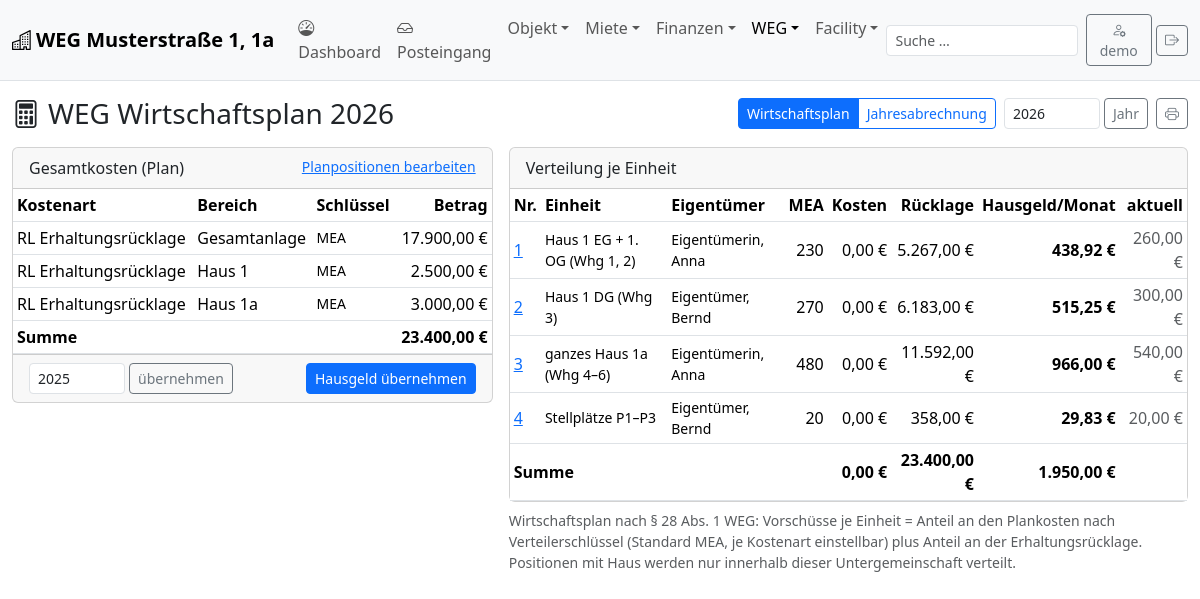
Page /?p=weg (signed in) on the committed database.
### tables this page shows
CREATE TABLE IF NOT EXISTS property (
  id INT AUTO_INCREMENT PRIMARY KEY,
  name VARCHAR(120) NOT NULL,
  street VARCHAR(120), zip VARCHAR(10), city VARCHAR(80),
  parcel VARCHAR(80),
  land_area DECIMAL(10,2),
  note TEXT
);

CREATE TABLE IF NOT EXISTS weg_unit (
  id INT AUTO_INCREMENT PRIMARY KEY,
  property_id INT NOT NULL,
  no VARCHAR(10) NOT NULL,
  kind ENUM('apartment','whole_house','parking','garage','other') NOT NULL DEFAULT 'apartment',
  building_id INT NULL,              
  mea DECIMAL(8,3) NOT NULL DEFAULT 0,
  mea_base DECIMAL(8,3) NOT NULL DEFAULT 1000,
  description VARCHAR(255),
  owner_id INT NULL,
  hausgeld_monthly DECIMAL(10,2) NOT NULL DEFAULT 0,
  reserve_monthly DECIMAL(10,2) NOT NULL DEFAULT 0,
  grundbuch VARCHAR(120),
  note TEXT,
  UNIQUE KEY (property_id, no),
  FOREIGN KEY (property_id) REFERENCES property(id),
  FOREIGN KEY (building_id) REFERENCES building(id),
  FOREIGN KEY (owner_id) REFERENCES person(id)
);

### public/index.php (called while the page is built, shortened)
<?php
require __DIR__ . '/../lib/core.php';
require __DIR__ . '/../lib/layout.php';
require __DIR__ . '/../lib/calc.php';
$p = preg_replace('/[^a-z_]/', '', $_GET['p'] ?? 'dashboard');
$file = __DIR__ . "/../pages/$p.php";
try {
    require $file;
} catch (PDOException $e) {
    error_log('hv: ' . $e->getMessage());
    if (!headers_sent()) page_head('Fehler');
    echo '<div class="alert alert-danger"><b>Datenbankfehler:</b> ' . h($e->getMessage()) . '</div>';
    page_foot();
}

### lib/core.php (called while the page is built, shortened)
<?php
function db(): PDO {
    static $pdo = null;
    if ($pdo === null) {
        $ini = parse_ini_file(APP_ROOT . '/data/my.cnf', true, INI_SCANNER_RAW);
        $c = $ini['client'];
        $pdo = new PDO('mysql:host=localhost;dbname=' . $c['database'] . ';charset=utf8mb4', $c['user'], $c['password'], [
            PDO::ATTR_ERRMODE => PDO::ERRMODE_EXCEPTION,
            PDO::ATTR_DEFAULT_FETCH_MODE => PDO::FETCH_ASSOC,
            PDO::ATTR_EMULATE_PREPARES => false,
        ]);
    }
    return $pdo;
}
function q(string $sql, array $args = []): PDOStatement {
    $st = db()->prepare($sql);
    $st->execute($args);
    return $st;
}
function rows(string $sql, array $args = []): array { return q($sql, $args)->fetchAll(); }
function val(string $sql, array $args = []): mixed { $v = q($sql, $args)->fetchColumn(); return $v === false ? null : $v; }
function h(mixed $s): string { return htmlspecialchars((string)($s ?? ''), ENT_QUOTES, 'UTF-8'); }
function money(mixed $v, bool $blankZero = false): string {
    $f = (float)$v;
    return number_format($f, 2, ',', '.') . ' €';
}
function num(mixed $v, int $d = 2): string { return $v === null || $v === '' ? '' : number_format((float)$v, $d, ',', '.'); }
function url(string $p, array $args = []): string {
    return '?' . http_build_query(['p' => $p] + $args);
}
function current_user(): ?string { return $_SESSION['user'] ?? null; }
function days_between(string $a, string $b): int {
    return (int)((strtotime($b) - strtotime($a)) / 86400) + 1;
}
function overlap_days(?string $s1, ?string $e1, string $s2, string $e2): int {
    $s = max($s1 ?? '0000-01-01', $s2);
    $e = min($e1 ?? '9999-12-31', $e2);
    return $s > $e ? 0 : days_between($s, $e);
}

### lib/calc.php (called while the page is built, shortened)
<?php
function weg_weights(?int $buildingId, string $key): array {
    $ws = rows("SELECT w.*, (SELECT COALESCE(SUM(living_area),0) FROM unit u WHERE u.weg_unit_id=w.id AND u.kind='apartment') area,
                       (SELECT COUNT(*) FROM unit u WHERE u.weg_unit_id=w.id AND u.kind='apartment') flats
                FROM weg_unit w WHERE w.property_id=1 " . ($buildingId ? "AND w.building_id=" . (int)$buildingId : "") . " ORDER BY CAST(w.no AS UNSIGNED)");
    $out = [];
    foreach ($ws as $w) {
        $out[$w['id']] = match ($key) {
            'units' => 1.0,
            'area' => (float)$w['area'],
            default => (float)$w['mea'],
        };
    }
    return $out;
}
function compute_weg(int $year, bool $budget = false): array {
    $from = "$year-01-01"; $to = "$year-12-31";
    $wegs = array_column(rows("SELECT w.*, " . str_replace(['company', 'last_name', 'first_name'], ['p.company', 'p.last_name', 'p.first_name'], PERSON_LABEL_SQL) . " owner
                               FROM weg_unit w LEFT JOIN person p ON p.id=w.owner_id WHERE w.property_id=1 ORDER BY CAST(w.no AS UNSIGNED)"), null, 'id');
    $lines = $budget
        ? rows("SELECT b.amount, b.building_id, NULL weg_unit_id, 0 from_reserve, b.cost_type_id, COALESCE(ct.code,'RL') code, COALESCE(ct.name,'Erhaltungsrücklage') name,
                       COALESCE(ct.weg_key,'mea') weg_key, COALESCE(ct.sort,9999) sort, b.period_from, b.period_to
                FROM (SELECT *, CONCAT(year,'-01-01') period_from, CONCAT(year,'-12-31') period_to FROM weg_budget WHERE year=?) b LEFT JOIN cost_type ct ON ct.id=b.cost_type_id", [$year])
        : rows("SELECT e.amount, e.building_id, e.weg_unit_id, e.from_reserve, e.cost_type_id, ct.code, ct.name, ct.weg_key, ct.sort, e.period_from, e.period_to
                FROM expense e JOIN cost_type ct ON ct.id=e.cost_type_id WHERE e.property_id=1 AND e.period_from<=? AND e.period_to>=? AND ct.weg_key<>'none'", [$to, $from]);
    $res = []; $costs = [];
    foreach ($lines as $e) {
        $amt = (float)$e['amount'] * overlap_days($e['period_from'], $e['period_to'], $from, $to) / days_between($e['period_from'], $e['period_to']);
        $scope = $e['building_id'] ? val("SELECT name FROM building WHERE id=?", [$e['building_id']]) : 'Gesamtanlage';
        $key = $e['weg_unit_id'] ? 'direct' : $e['weg_key'];
        $ck = "{$e['code']}|$scope|$key|" . ($e['from_reserve'] ? 'R' : '');
        $costs[$ck] ??= ['code' => $e['code'], 'name' => $e['name'] . ($e['from_reserve'] ? ' (aus Rücklage)' : ''), 'scope' => $scope, 'key' => $key, 'amount' => 0.0, 'sort' => $e['sort'], 'reserve' => (bool)$e['from_reserve']];
        $costs[$ck]['amount'] += $amt;
        $w = $e['weg_unit_id'] ? [$e['weg_unit_id'] => 1.0] : weg_weights($e['building_id'] ? (int)$e['building_id'] : null, $key === 'direct' ? 'mea' : $key);
        $W = array_sum($w);
        foreach ($w as $wid => $x) {
            $slot = $e['from_reserve'] ? 'reserve_used' : ($e['code'] === 'RL' ? 'reserve' : 'costs');
            $res[$wid][$slot] = ($res[$wid][$slot] ?? 0) + $amt * $x / $W;
            $res[$wid]['lines'][$ck] = ($res[$wid]['lines'][$ck] ?? 0) + $amt * $x / $W;
        }
    }
    foreach ($wegs as $wid => $w) {
        $r = &$res[$wid];
        $r['costs'] ??= 0; $r['reserve'] ??= 0; $r['reserve_used'] ??= 0;
        $r['soll'] = (float)val("SELECT COALESCE(SUM(amount),0) FROM posting WHERE weg_unit_id=? AND kind='charge' AND category='hausgeld' AND posting_date BETWEEN ? AND ?", [$wid, $from, $to]);
        $r['soll_reserve'] = (float)val("SELECT COALESCE(SUM(amount),0) FROM posting WHERE weg_unit_id=? AND kind='charge' AND category='reserve' AND posting_date BETWEEN ? AND ?", [$wid, $from, $to]);
        $r['paid'] = (float)val("SELECT COALESCE(SUM(amount),0) FROM posting WHERE weg_unit_id=? AND kind='payment' AND posting_date BETWEEN ? AND ?", [$wid, $from, $to]);
        $r['result'] = $r['costs'] - $r['soll'];
    }
    uasort($costs, fn($a, $b) => [$a['sort'], $a['scope']] <=> [$b['sort'], $b['scope']]);
    return ['year' => $year, 'wegs' => $wegs, 'res' => $res, 'costs' => $costs, 'budget' => $budget];
}

### pages/weg.php (the view, shortened to what this page needs)
<?php
$year = (int)($_GET['year'] ?? date('Y'));
$mode = ($_GET['mode'] ?? 'plan') === 'actual' ? 'actual' : 'plan';
$R = compute_weg($year, $mode === 'plan');
$KEYS = WEG_KEY;
page_head('WEG ' . ($mode === 'plan' ? 'Wirtschaftsplan' : 'Jahresabrechnung') . " $year"); ?>
<div class="d-flex flex-wrap align-items-center gap-2 mb-3">
 <h1 class="h3 mb-0 me-auto"><i class="bi bi-calculator me-2"></i>WEG <?= $mode === 'plan' ? 'Wirtschaftsplan' : 'Jahresabrechnung' ?> <?= $year ?></h1>
 <div class="btn-group btn-group-sm d-print-none"><a class="btn btn-outline-primary <?= $mode === 'plan' ? 'active' : '' ?>" href="<?= url('weg', ['year' => $year, 'mode' => 'plan']) ?>">Wirtschaftsplan</a><a class="btn btn-outline-primary <?= $mode === 'actual' ? 'active' : '' ?>" href="<?= url('weg', ['year' => $year, 'mode' => 'actual']) ?>">Jahresabrechnung</a></div>
 <form class="d-flex gap-1 d-print-none"><input class="form-control form-control-sm" style="width:6rem" type="number" name="year" value="<?= $year ?>"><button class="btn btn-sm btn-outline-secondary">Jahr</button></form>
 <button class="btn btn-sm btn-outline-secondary d-print-none" onclick="print()"><i class="bi bi-printer"></i></button>
</div>
<div class="row g-3">
<div class="col-xl-5"><div class="card"><div class="card-header d-flex"><span class="me-auto">Gesamtkosten <?= $mode === 'plan' ? '(Plan)' : '(Ist)' ?></span>
 <?php if ($mode === 'plan'): ?><a class="small" href="<?= url('list', ['e' => 'weg_budget', 'year' => $year]) ?>">Planpositionen bearbeiten</a><?php endif; ?></div>
 <table class="table table-sm mb-0"><thead><tr><th>Kostenart</th><th>Bereich</th><th>Schlüssel</th><th class="text-end">Betrag</th></tr></thead><tbody>
 <?php $T = 0; foreach ($R['costs'] as $c): $T += $c['amount']; ?><tr><td><?= h($c['code'] . ' ' . $c['name']) ?></td><td><?= h($c['scope']) ?></td><td class="small"><?= h($KEYS[$c['key']] ?? $c['key']) ?></td><td class="text-end"><?= money($c['amount']) ?></td></tr><?php endforeach; ?>
 </tbody><tfoot><tr class="fw-semibold"><td colspan="3">Summe</td><td class="text-end"><?= money($T) ?></td></tr></tfoot></table>
 <?php if ($mode === 'plan'): ?><div class="card-footer d-flex gap-2 d-print-none">
  <form method="post" class="d-flex gap-1"><?= csrf_field() ?><input type="hidden" name="_action" value="copy"><input class="form-control form-control-sm" style="width:6rem" type="number" name="src" value="<?= $year - 1 ?>"><button class="btn btn-sm btn-outline-secondary" title="Plan aus Vorjahresplan oder Ist-Kosten anlegen">übernehmen</button></form>
  <form method="post" class="ms-auto"><?= csrf_field() ?><input type="hidden" name="_action" value="apply"><button class="btn btn-sm btn-primary" onclick="return confirm('Monatliches Hausgeld aller Einheiten aus diesem Plan setzen?')">Hausgeld übernehmen</button></form></div><?php endif; ?>
 </div></div>
<div class="col-xl-7"><div class="card"><div class="card-header">Verteilung je Einheit</div>
 <div class="table-responsive"><table class="table table-sm table-hover mb-0"><thead><tr><th>Nr.</th><th>Einheit</th><th>Eigentümer</th><th class="text-end">MEA</th><th class="text-end">Kosten</th><th class="text-end">Rücklage</th>
  <?php if ($mode === 'plan'): ?><th class="text-end">Hausgeld/Monat</th><th class="text-end">aktuell</th><?php else: ?><th class="text-end">Soll-Vorschüsse</th><th class="text-end">Abrechnungsspitze</th><?php endif; ?></tr></thead><tbody>
 <?php $S = ['c' => 0, 'r' => 0, 'm' => 0, 's' => 0, 'x' => 0]; foreach ($R['wegs'] as $wid => $w): $r = $R['res'][$wid] ?? []; $c = $r['costs'] ?? 0; $rs = $r['reserve'] ?? 0;
     $S['c'] += $c; $S['r'] += $rs; ?>
  <tr><td><a href="<?= url('edit', ['e' => 'weg_unit', 'id' => $wid]) ?>"><?= h($w['no']) ?></a></td><td class="small"><?= h($w['description']) ?></td><td class="small"><?= h($w['owner'] ?: '–') ?></td><td class="text-end"><?= num($w['mea'], 0) ?></td>
   <td class="text-end"><?= money($c) ?></td><td class="text-end"><?= money($rs, true) ?></td>
   <?php if ($mode === 'plan'): $m = ($c + $rs) / 12; $S['m'] += $m; ?><td class="text-end fw-semibold"><?= money($m) ?></td><td class="text-end text-body-secondary"><?= money($w['hausgeld_monthly'], true) ?></td>
   <?php else: $S['s'] += $r['soll']; $S['x'] += $r['result']; ?><td class="text-end"><?= money($r['soll']) ?></td><?= amount_cell($r['result']) ?><?php endif; ?></tr>
 <?php endforeach; ?></tbody>
 <tfoot class="fw-semibold"><tr><td colspan="4">Summe</td><td class="text-end"><?= money($S['c']) ?></td><td class="text-end"><?= money($S['r']) ?></td>
  <?php if ($mode === 'plan'): ?><td class="text-end"><?= money($S['m']) ?></td><td></td><?php else: ?><td class="text-end"><?= money($S['s']) ?></td><?= amount_cell($S['x']) ?><?php endif; ?></tr></tfoot></table></div></div>
 <p class="small text-body-secondary mt-2"><?= $mode === 'plan'
   ? 'Wirtschaftsplan nach § 28 Abs. 1 WEG: Vorschüsse je Einheit = Anteil an den Plankosten nach Verteilerschlüssel (Standard MEA, je Kostenart einstellbar) plus Anteil an der Erhaltungsrücklage. Positionen mit Haus werden nur innerhalb dieser Untergemeinschaft verteilt.'
   : 'Jahresabrechnung nach § 28 Abs. 2 WEG: Beschlossen wird nur die Abrechnungsspitze = Kostenanteil − Soll-Vorschüsse. Ausgaben „aus Rücklage“ belasten die Rücklage, nicht das Hausgeld. Der Vermögensbericht (§ 28 Abs. 4) kommt aus Banksaldo und Rücklagenstand.' ?></p>
</div>
</div>
<?php page_foot();

### lib/layout.php (shortened to what this page needs)
<?php
function page_head(string $title): void {
    $cur = $_GET['p'] ?? 'dashboard';
    $curE = $_GET['e'] ?? null;
    ?><!doctype html>
<html lang="de" data-bs-theme="auto">
<head>
<link rel="stylesheet" href="assets/bootstrap.min.css">
<link rel="stylesheet" href="assets/bootstrap-icons.min.css">
<link rel="stylesheet" href="assets/app.css">
</head>
<body>
<nav class="navbar navbar-expand-lg bg-body-tertiary border-bottom d-print-none sticky-top">
 <div class="container-fluid">
  <a class="navbar-brand fw-semibold" href="?p=dashboard"><i class="bi bi-buildings me-1"></i><?= h(current_user() ? (val("SELECT name FROM property ORDER BY id LIMIT 1") ?? 'Hausverwaltung') : 'Hausverwaltung') ?></a>
  <div class="collapse navbar-collapse" id="nav">
   <ul class="navbar-nav me-auto">
   <?php foreach (NAV as $grp => $items):
       $active = false;
       foreach ($items as [$p]) { parse_str('p=' . $p, $pp); if ($pp['p'] === $cur && (($pp['e'] ?? null) === $curE)) $active = true; }
       if (count($items) === 1): [$p, $label, $icon] = $items[0]; ?>
     <li class="nav-item"><a class="nav-link<?= $active ? ' active' : '' ?>" href="?p=<?= $p ?>"><i class="bi <?= $icon ?> me-1"></i><?= $label ?></a></li>
   <?php else: ?>
     <li class="nav-item dropdown">
      <a class="nav-link dropdown-toggle<?= $active ? ' active' : '' ?>" href="#" data-bs-toggle="dropdown"><?= $grp ?></a>
      <?php foreach ($items as [$p, $label, $icon]): ?>
        <li><a class="dropdown-item" href="?p=<?= $p ?>"><i class="bi <?= $icon ?> me-2"></i><?= $label ?></a></li>
      <?php endforeach; ?>
     </li>
   <?php endif; endforeach; ?>
   </ul>
   <form class="d-flex me-2" role="search" method="get"><input type="hidden" name="p" value="search">
     <input class="form-control form-control-sm" type="search" name="q" placeholder="Suche …" value="<?= h($_GET['q'] ?? '') ?>"></form>
   <?php if (current_user()): ?><a class="btn btn-sm btn-outline-secondary me-1" href="?p=users" title="Benutzer / Passwort"><i class="bi bi-person-gear"></i> <?= h(current_user()) ?></a><a class="btn btn-sm btn-outline-secondary" href="?p=logout" title="Abmelden"><i class="bi bi-box-arrow-right"></i></a><?php endif; ?>
  </div>
 </div>
</nav>
<main class="container-fluid py-3">
<?php endforeach;
}
function page_foot(): void { ?>
</main>
</body></html>
<?php }

### public/assets/app.css (style rules this page uses)
body { background: var(--bs-body-bg); }
.table td, .table th { vertical-align: middle; }
.card-header { font-weight: 500; }

### rows in the picture
property: name "WEG Musterstraße 1, 1a"
weg_unit: no "1", description "Haus 1 EG + 1. OG (Whg 1, 2)", owner "Eigentümerin, Anna", mea "230", c "0,00 €", rs "5.267,00 €", m "438,92 €", hausgeld_monthly "260,00 €"
weg_unit: no "2", description "Haus 1 DG (Whg 3)", owner "Eigentümer, Bernd", mea "270", c "0,00 €", rs "6.183,00 €", m "515,25 €", hausgeld_monthly "300,00 €"
weg_unit: no "3", description "ganzes Haus 1a (Whg 4–6)", owner "Eigentümerin, Anna", mea "480", c "0,00 €", rs "11.592,00 €", m "966,00 €", hausgeld_monthly "540,00 €"
weg_unit: no "4", description "Stellplätze P1–P3", owner "Eigentümer, Bernd", mea "20", c "0,00 €", rs "358,00 €", m "29,83 €", hausgeld_monthly "20,00 €"

### other values in the picture
$label "Dashboard"
$label "Posteingang"
$grp "Objekt"
$grp "Miete"
$grp "Finanzen"
$grp "WEG"
$grp "Facility"
current_user() "demo"
$year "2026"
$c['code'] . ' ' . $c['name'] "RL Erhaltungsrücklage"
$c['scope'] "Gesamtanlage"
$KEYS[$c['key']] "MEA"
money($c['amount']) "17.900,00 €"
$c['scope'] "Haus 1"
money($c['amount']) "2.500,00 €"
